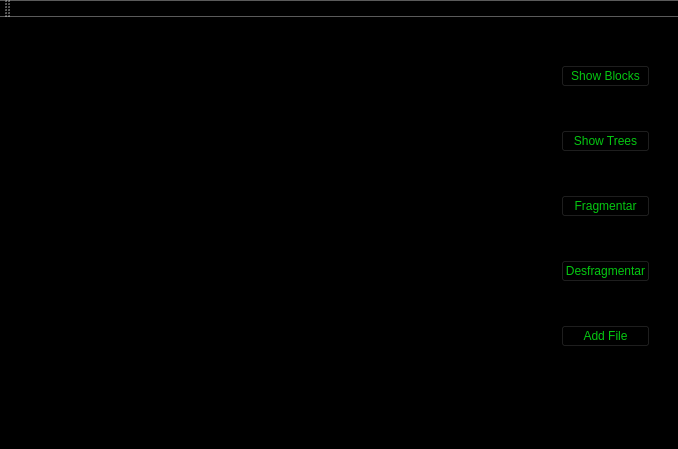
<?xml version="1.0" encoding="UTF-8"?>
<ui version="4.0">
 <class>FileSys</class>
 <widget class="QMainWindow" name="FileSys">
  <property name="geometry">
   <rect>
    <x>0</x>
    <y>0</y>
    <width>678</width>
    <height>449</height>
   </rect>
  </property>
  <property name="windowTitle">
   <string>FileSys</string>
  </property>
  <property name="styleSheet">
   <string notr="true">background-color: rgb(0, 0, 0);
</string>
  </property>
  <widget class="QWidget" name="centralWidget">
   <widget class="QLineEdit" name="txtcommandLine">
    <property name="geometry">
     <rect>
      <x>0</x>
      <y>360</y>
      <width>531</width>
      <height>27</height>
     </rect>
    </property>
    <property name="styleSheet">
     <string notr="true">background-color: rgb(0, 0, 0);
border-color: rgb(5, 200, 17);
color: rgb(5, 200, 17);</string>
    </property>
   </widget>
   <widget class="QWidget" name="verticalLayoutWidget">
    <property name="geometry">
     <rect>
      <x>550</x>
      <y>0</y>
      <width>111</width>
      <height>381</height>
     </rect>
    </property>
    <layout class="QVBoxLayout" name="verticalLayout">
     <item>
      <widget class="QPushButton" name="btnBlocks">
       <property name="styleSheet">
        <string notr="true">color: rgb(5, 200, 17);
border-color: rgb(5, 200, 17);</string>
       </property>
       <property name="text">
        <string>Show Blocks</string>
       </property>
      </widget>
     </item>
     <item>
      <widget class="QPushButton" name="btnTrees">
       <property name="styleSheet">
        <string notr="true">color: rgb(5, 200, 17);
border-color: rgb(5, 200, 17);</string>
       </property>
       <property name="text">
        <string>Show Trees</string>
       </property>
      </widget>
     </item>
     <item>
      <widget class="QPushButton" name="btnFragment">
       <property name="styleSheet">
        <string notr="true">color: rgb(5, 200, 17);
border-color: rgb(5, 200, 17);</string>
       </property>
       <property name="text">
        <string>Fragmentar</string>
       </property>
      </widget>
     </item>
     <item>
      <widget class="QPushButton" name="btnDesfragment">
       <property name="styleSheet">
        <string notr="true">color: rgb(5, 200, 17);
border-color: rgb(5, 200, 17);</string>
       </property>
       <property name="text">
        <string>Desfragmentar</string>
       </property>
      </widget>
     </item>
     <item>
      <widget class="QPushButton" name="btnAddFile">
       <property name="styleSheet">
        <string notr="true">color: rgb(5, 200, 17);
border-color: rgb(5, 200, 17);</string>
       </property>
       <property name="text">
        <string>Add File</string>
       </property>
      </widget>
     </item>
    </layout>
   </widget>
   <widget class="QPlainTextEdit" name="listTerm">
    <property name="geometry">
     <rect>
      <x>0</x>
      <y>0</y>
      <width>531</width>
      <height>361</height>
     </rect>
    </property>
    <property name="autoFillBackground">
     <bool>false</bool>
    </property>
    <property name="styleSheet">
     <string notr="true">background-color: rgb(0, 0, 0);
border-color: rgb(5, 200, 17);
color: rgb(5, 200, 17);</string>
    </property>
    <property name="readOnly">
     <bool>true</bool>
    </property>
    <property name="backgroundVisible">
     <bool>false</bool>
    </property>
   </widget>
  </widget>
  <widget class="QMenuBar" name="menuBar">
   <property name="geometry">
    <rect>
     <x>0</x>
     <y>0</y>
     <width>678</width>
     <height>27</height>
    </rect>
   </property>
  </widget>
  <widget class="QToolBar" name="mainToolBar">
   <attribute name="toolBarArea">
    <enum>TopToolBarArea</enum>
   </attribute>
   <attribute name="toolBarBreak">
    <bool>false</bool>
   </attribute>
  </widget>
  <widget class="QStatusBar" name="statusBar"/>
 </widget>
 <layoutdefault spacing="6" margin="11"/>
 <resources/>
 <connections/>
</ui>
